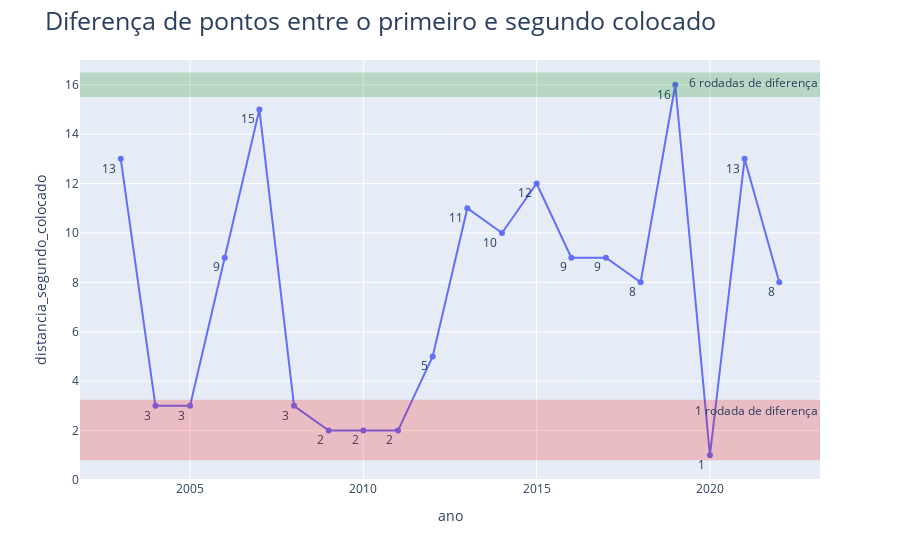

Write notebook code for a chart like this one.
### Markdown cell above
<a id='ano-competitivo'></a>
# Competitividade durante os anos

### Code cell
fig = px.line(tabela_times_campeoes, x='ano', 
              y = 'distancia_segundo_colocado',
              text='distancia_segundo_colocado')

fig.update_traces(textposition="bottom left")

fig.update_layout(title=dict(text="Diferença de pontos entre o primeiro e segundo colocado", 
                             font=dict(size=25)))

fig.add_hrect(y0=0.80,
              y1=3.25,
              line_width=0,
              fillcolor="red",
              opacity=0.2,
              annotation_text="1 rodada de diferença")

fig.add_hrect(y0=15.50,
              y1=16.50,
              line_width=0,
              fillcolor="green",
              opacity=0.2,
              annotation_text="6 rodadas de diferença")

### Figure 1 — Plotly figure (JSON) as saved in the notebook; plotly's stock layout.template omitted (floating-point values rounded to 4 significant figures)
{"data": [{"hovertemplate": "ano=%{x}<br>distancia_segundo_colocado=%{text}<extra></extra>", "legendgroup": "", "line": {"color": "#636efa", "dash": "solid"}, "marker": {"symbol": "circle"}, "mode": "lines+markers+text", "name": "", "orientation": "v", "showlegend": false, "text": [13, 3, 3, 9, 15, 3, 2, 2, 2, 5, 11, 10, 12, 9, 9, 8, 16, 1, 13, 8], "textposition": "bottom left", "type": "scatter", "x": [2003, 2004, 2005, 2006, 2007, 2008, 2009, 2010, 2011, 2012, 2013, 2014, 2015, 2016, 2017, 2018, 2019, 2020, 2021, 2022], "xaxis": "x", "y": [13, 3, 3, 9, 15, 3, 2, 2, 2, 5, 11, 10, 12, 9, 9, 8, 16, 1, 13, 8], "yaxis": "y"}], "layout": {"annotations": [{"showarrow": false, "text": "1 rodada de diferença", "x": 1, "xanchor": "right", "xref": "x domain", "y": 3.25, "yanchor": "top", "yref": "y"}, {"showarrow": false, "text": "6 rodadas de diferença", "x": 1, "xanchor": "right", "xref": "x domain", "y": 16.5, "yanchor": "top", "yref": "y"}], "legend": {"tracegroupgap": 0}, "margin": {"t": 60}, "shapes": [{"fillcolor": "red", "line": {"width": 0}, "opacity": 0.2, "type": "rect", "x0": 0, "x1": 1, "xref": "x domain", "y0": 0.8, "y1": 3.25, "yref": "y"}, {"fillcolor": "green", "line": {"width": 0}, "opacity": 0.2, "type": "rect", "x0": 0, "x1": 1, "xref": "x domain", "y0": 15.5, "y1": 16.5, "yref": "y"}], "title": {"font": {"size": 25}, "text": "Diferença de pontos entre o primeiro e segundo colocado"}, "xaxis": {"anchor": "y", "domain": [0, 1], "title": {"text": "ano"}}, "yaxis": {"anchor": "x", "domain": [0, 1], "title": {"text": "distancia_segundo_colocado"}}}}
